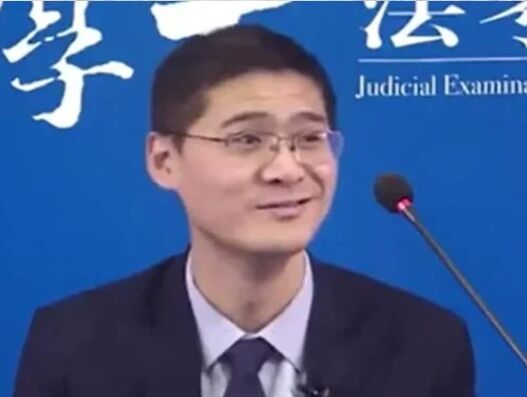
//> input picture pi_code/pi_camera/test.jpg, 527 x 397 px
$ ./main   (built with g++ and OpenCV 4)
//> lines starting //> are read from the running program, lines starting //| are printed output that depends on the picture; after the words box and inside, x2 and y2 are one past the last pixel; in counts of white or black regions, pixels touching at a corner belong together
#include <iostream>
#include <fstream>
#include <vector>
#include <opencv2/opencv.hpp>

using namespace std;
using namespace cv;

int main(int argc, char** argv)
{
    // 读取图像
    Mat G3 = imread("/home/youki/Desktop/pi/pi_code/pi_camera/test.jpg");
//> G3 is the input picture: 397 rows x 527 cols, CV_8UC3; mean B, G, R 143.8, 95.7, 72

    // 将图像转换为二值化图像
    Mat G4;
    cvtColor(G3, G4, COLOR_BGR2GRAY);
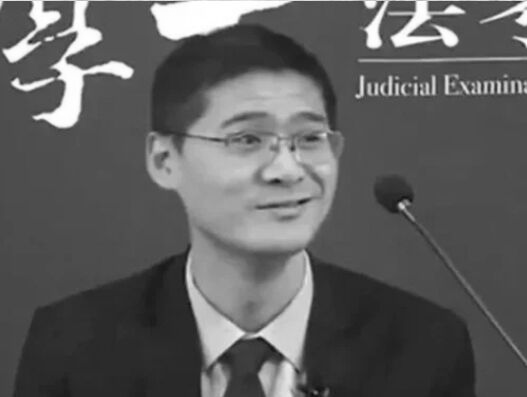
//> G4: 397 rows x 527 cols, CV_8UC1; min 13, max 255, mean 94.1
    threshold(G4, G4, 0, 255, THRESH_BINARY);
//> G4: 397 rows x 527 cols, CV_8UC1; every value is 255

    // 计算区域属性
    vector<vector<Point>> contours;
    findContours(G4, contours, RETR_LIST, CHAIN_APPROX_SIMPLE);
//> contours = 1 contour; box (x1, y1, x2, y2) and area: (0, 0, 527, 397) 208296
    vector<Moments> moments(contours.size());
//> moments = 1 item
    for (size_t i = 0; i < contours.size(); i++) {
        moments[i] = cv::moments(contours[i], false);
    }
//> this loop made 1 pass

    // 提取质心坐标
    vector<Point2f> centroids(contours.size());
//> centroids = 1 Point (x, y): [0, 0]
    for (size_t i = 0; i < contours.size(); i++) {
        centroids[i] = Point2f(static_cast<float>(moments[i].m10 / moments[i].m00),
                                static_cast<float>(moments[i].m01 / moments[i].m00));
    }

    // 将质心坐标存储到文件中
    ofstream outfile("centroids.txt");
    if (outfile.is_open()) {
        for (size_t i = 0; i < centroids.size(); i++) {
            outfile << centroids[i].x << " " << centroids[i].y << endl;
        }
        outfile.close();
        cout << "Centroids saved to file." << endl;
    } else {
        cout << "Failed to open file." << endl;
    }

    return 0;
}
